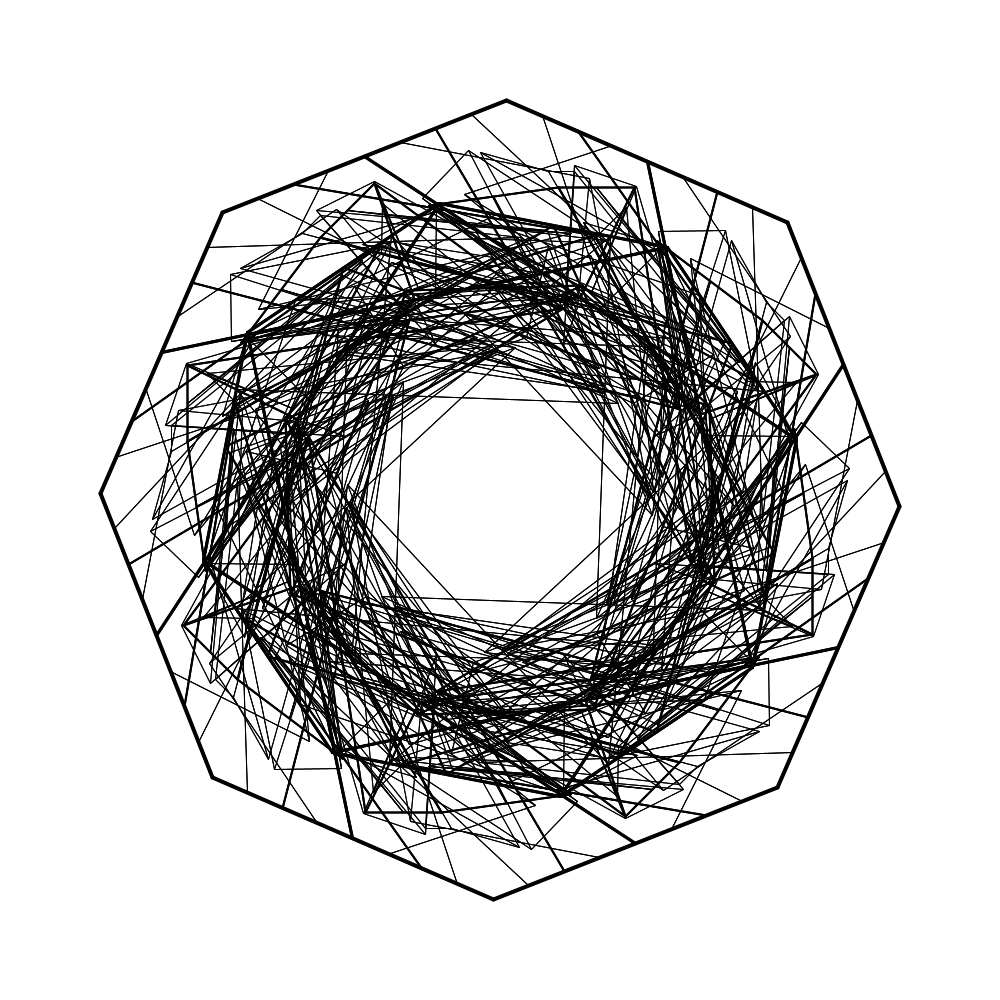
Frame 1 (no input)
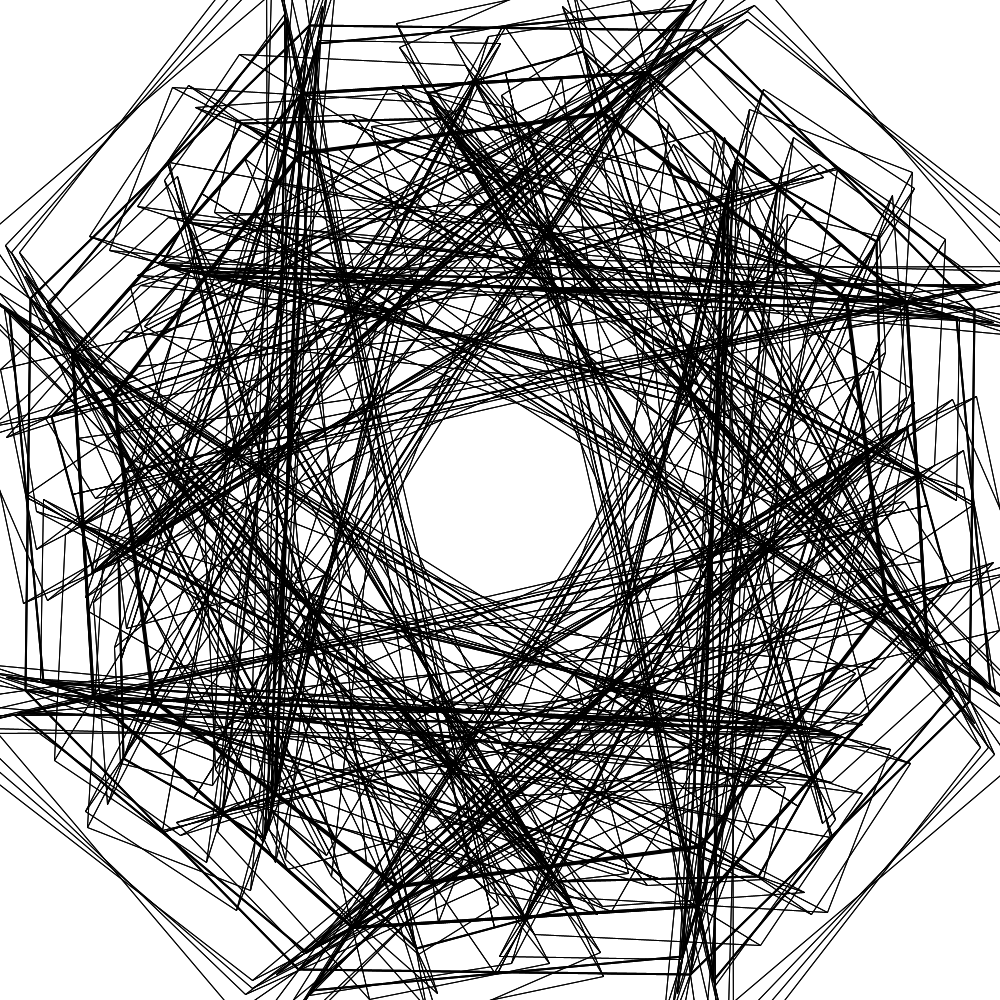
Frame 60 (the mouse pressed at the canvas centre just before this capture)
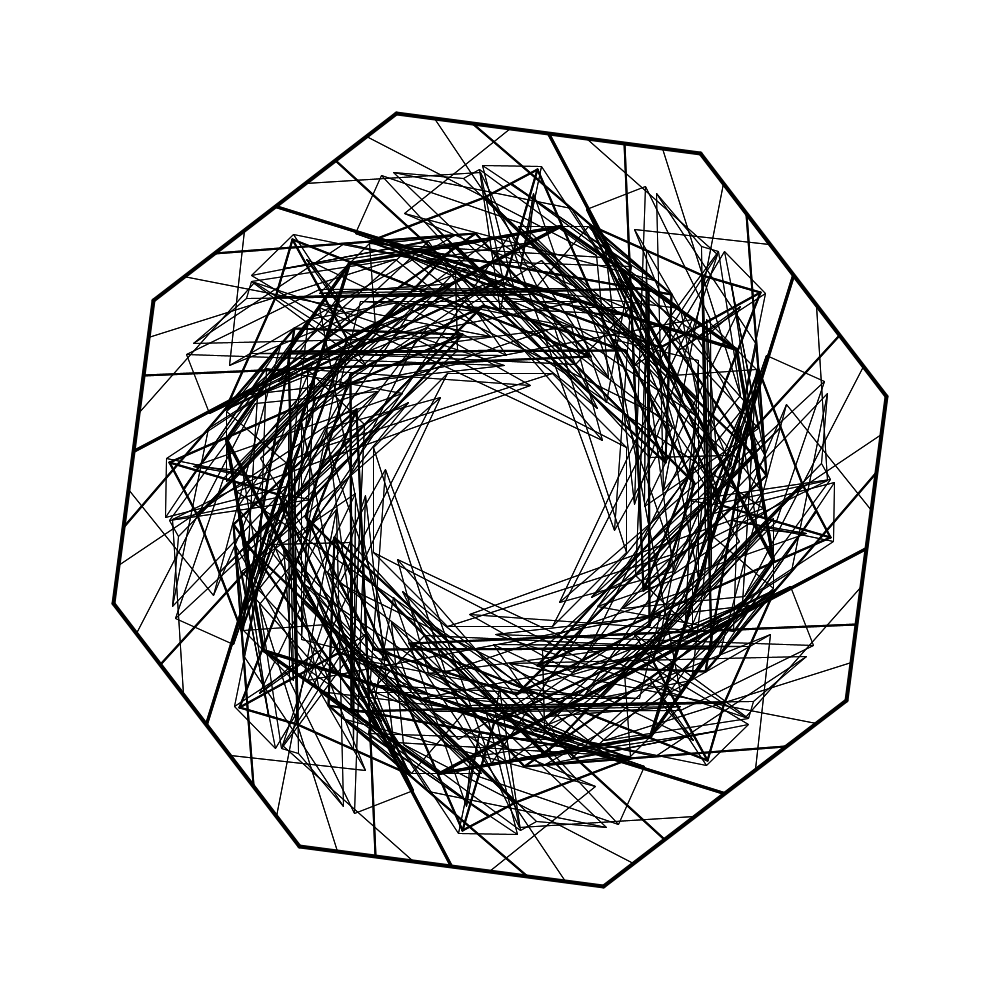
Frame 120 (the mouse held since frame 60 and released just before this capture)

The Processing sketch that drew these frames (run headless with seeded random() and noise(); from frame 60 on, the mouse is pressed at the canvas centre):

// Processing sketch: fractal_pentagon
// ── fractal_pentagon.pde
FractalRoot pentagon;
int _maxLevels = 4;
float _strutFactor = 0.2;
float _strutNoise;
int _numSides = 8;

void setup() {
  size(1000, 1000);
  smooth();
  _strutNoise = random(10);
}

void draw() {
  background(255);
  _strutNoise += 0.01;
  _strutFactor = noise(_strutNoise) * 2;
  pentagon = new FractalRoot(frameCount);
  pentagon.drawShape();
}

class PointObj {
  float x, y;
  PointObj(float ex, float why) {
    x = ex;
    y = why;
  }
}

// one pentagon
class FractalRoot {
  PointObj[] pointArr = {};
  Branch rootBranch;
  
  FractalRoot(float startAngle) {
    float centX = width/2;
    float centY = height/2;
    float angleStep = 360.0f/_numSides;
    for (int i=0; i<360; i+=angleStep) {
      float x = centX + (400 * cos(radians(i + startAngle)));
      float y = centY + (400 * sin(radians(i + startAngle)));
      pointArr = (PointObj[])append(pointArr, new PointObj(x, y));
    }
    rootBranch = new Branch(0, 0, pointArr);
  }
  
  void drawShape() {
    rootBranch.drawMe();
  }
}
  
class Branch {
  int level, num;
  PointObj[] outerPoints = {};
  PointObj[] midPoints = {};
  PointObj[] projPoints = {};
  Branch[] myBranches = {};
  Branch(int lev, int n, PointObj[] points) {
    level = lev;
    num = n;
    outerPoints = points;
    midPoints = calcMidPoints();
    projPoints = calcStrutPoints();
    if (level+1 < _maxLevels) {
      // one more (main inner)
      Branch childBranch = new Branch(level + 1, 0, projPoints);
      myBranches = (Branch[])append(myBranches, childBranch);
      // more (crushed ones)
      for (int i=0; i<outerPoints.length; i++) {
         int nexti = i-1;
         if (nexti < 0) {nexti += outerPoints.length; }
         PointObj[] newPoints = {projPoints[i], midPoints[i], outerPoints[i], midPoints[nexti], projPoints[nexti]};
         childBranch = new Branch(level + 1, i + 1, newPoints);
         myBranches = (Branch[])append(myBranches, childBranch);
      }
    }
  }
  
  PointObj[] calcMidPoints() {
    PointObj[] mpArray = new PointObj[outerPoints.length];
    for (int i=0; i<outerPoints.length; i++) {
      int nexti = i+1;
      if (nexti == outerPoints.length) { nexti = 0; }
      PointObj thisMP = calcMidPoint(outerPoints[i], outerPoints[nexti]);
      mpArray[i] = thisMP;
    }
    return mpArray;
  }

  PointObj calcMidPoint(PointObj end1, PointObj end2) {
    return new PointObj((end1.x+end2.x)/2, (end1.y+end2.y)/2);
  }
  
  PointObj[] calcStrutPoints() {
    PointObj[] strutArray = new PointObj[midPoints.length];
    for (int i=0; i<midPoints.length; i++) {
      int nexti = i + 3;
      if (nexti >= midPoints.length) { nexti -= midPoints.length; }
      PointObj thisSP = calcProjPoint(midPoints[i], outerPoints[nexti]);
      strutArray[i] = thisSP;
    }
    return strutArray;
  }
  
  PointObj calcProjPoint(PointObj mp, PointObj op) {
    float adj, opp;
    opp = op.x - mp.x;
    adj = op.y - mp.y;
    return new PointObj(mp.x + opp * _strutFactor, mp.y + adj * _strutFactor);
  }
    
  void drawMe() {
    strokeWeight(_maxLevels - level);
    for (int i=0; i<outerPoints.length; i++) {
      int nexti = i+1;
      if (nexti == outerPoints.length) { nexti = 0;}
      line(outerPoints[i].x, outerPoints[i].y, outerPoints[nexti].x, outerPoints[nexti].y);
    }
    strokeWeight(0.5);
    fill(255, 150);
    for (int j=0; j<midPoints.length; j++) {
      //ellipse(midPoints[j].x, midPoints[j].y, 15, 15);
      if (level < _maxLevels - 1) { line(midPoints[j].x, midPoints[j].y, projPoints[j].x, projPoints[j].y); }
      //ellipse(projPoints[j].x, projPoints[j].y, 15, 15);
    }
    for (int i=0; i<myBranches.length; i++) {
      myBranches[i].drawMe();
    }
  }
}
